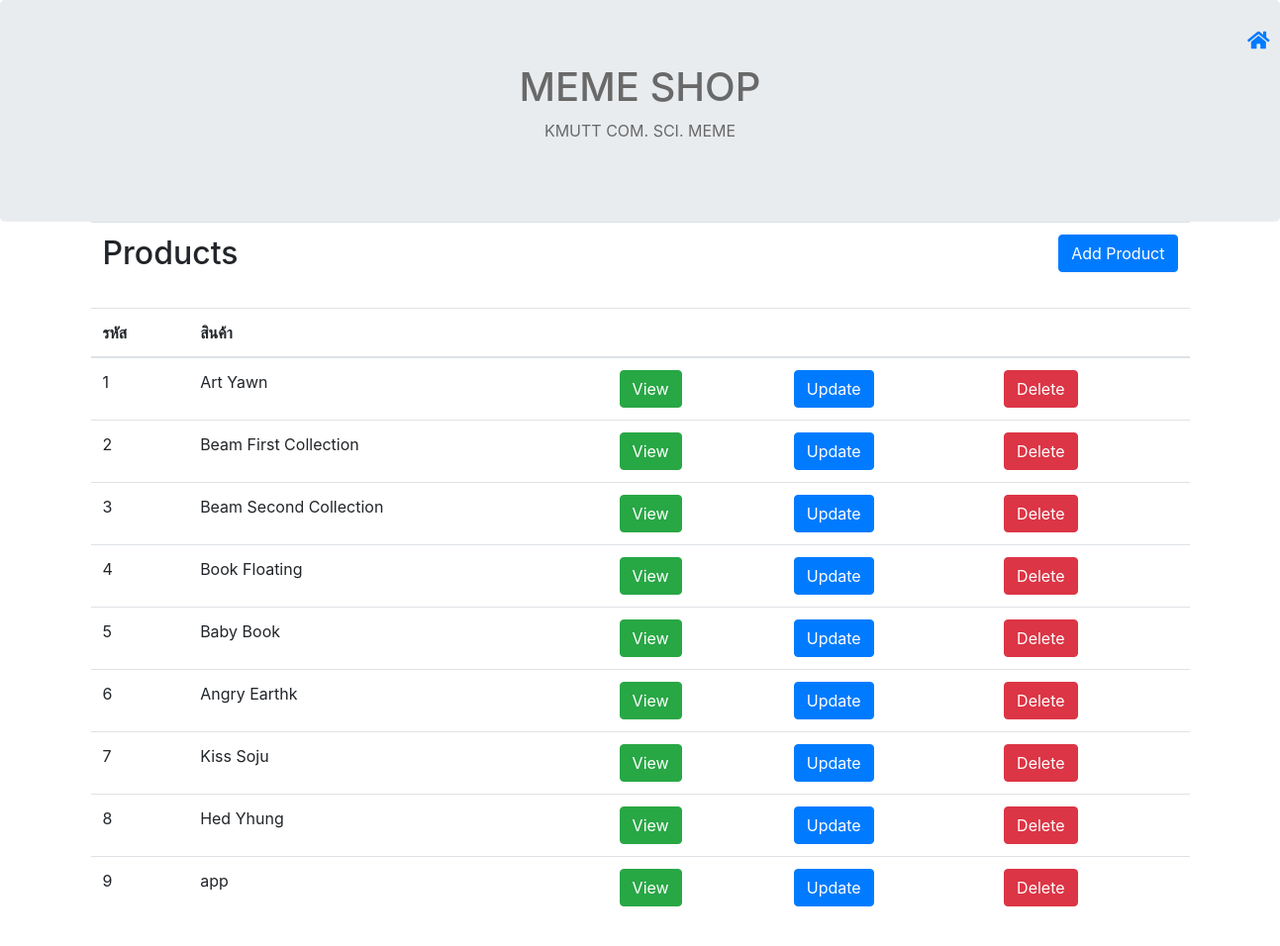
The page /product.php on the database its author committed.
### tables this page shows
create table product
( product_id int auto_increment,
  product_name varchar(30) not null,	
  product_price  numeric(10,2) not null,
  product_quantity  int not null,
  product_detail varchar(1000),
  image_url varchar(500),
  primary key(product_id)
);

### public/product.php (the view, shortened to what this page needs)
<!DOCTYPE html>
<html lang="en">
<head>
  <link rel="stylesheet" href="https://maxcdn.bootstrapcdn.com/bootstrap/4.5.2/css/bootstrap.min.css">
  <link rel="stylesheet" href="https://cdnjs.cloudflare.com/ajax/libs/font-awesome/4.7.0/css/font-awesome.min.css">
	<link rel="stylesheet" href="https://use.fontawesome.com/releases/v5.8.1/css/all.css">
</head>
<body>
<div class="jumbotron text-center"style="margin-bottom: 0;color: dimgray;">
<div style = "position:absolute; left:1260px; top:30px;">
        <td><a href="admin.php"><i class="fas fa-home" style="font-size:20px"></i></i></a></td>
    </div>
  <h1>MEME SHOP</h1>
  <p>KMUTT COM. SCI. MEME</p>
</div>
<div class="container">
  <table class="table">
            <tbody>
            <td><h2>Products</h2></td>
            <td style="text-align: right;"><a href="addproduct.php"class ="btn btn-primary">Add Product</a></td>
            </tbody>
  </table>
  <table class="table">
    <thead>
      <tr>
        <th>รหัส</th>
        <th>สินค้า</th>
        <th style="text-align: right;"></th>
        <th style="text-align: right;"></th>
        <th style="text-align: right;"></th>
       </tr>
    </thead>
    <tbody>
     <?php
        require_once "config.php";
        $sql = "SELECT * FROM product";
        if($result = mysqli_query($link, $sql)){
          if(mysqli_num_rows($result) > 0){
            while($row = mysqli_fetch_array($result)){
              echo "<tr>";
              echo "<td>" . $row['product_id'] . "</td>";
              echo "<td>" . $row['product_name'] . "</td>";
              echo '<td><a href="view.php?id=' . $row['product_id'] .'"class="btn btn-success" <span>View</span></a></td>';
              echo '<td><a href="update.php?id='. $row['product_id'] .'"class="btn btn-primary" <span>Update</span></a></td>';
              echo '<td><a href="delete.php?id='. $row['product_id'] .'"class="btn btn-danger" <span>Delete</span></a></td>';
              echo "</tr>";
            }
          }
        }
        else{
          echo "Something went wrong. Please try again.";
        }
    ?>
  </table>
<br>
</div>

### rows shown on the page
product: product_id "1", product_name "Art Yawn"
product: product_id "2", product_name "Beam First Collection"
product: product_id "3", product_name "Beam Second Collection"
product: product_id "4", product_name "Book Floating"
product: product_id "5", product_name "Baby Book"
product: product_id "6", product_name "Angry Earthk"
product: product_id "7", product_name "Kiss Soju"
product: product_id "8", product_name "Hed Yhung"
product: product_id "9", product_name "app"
